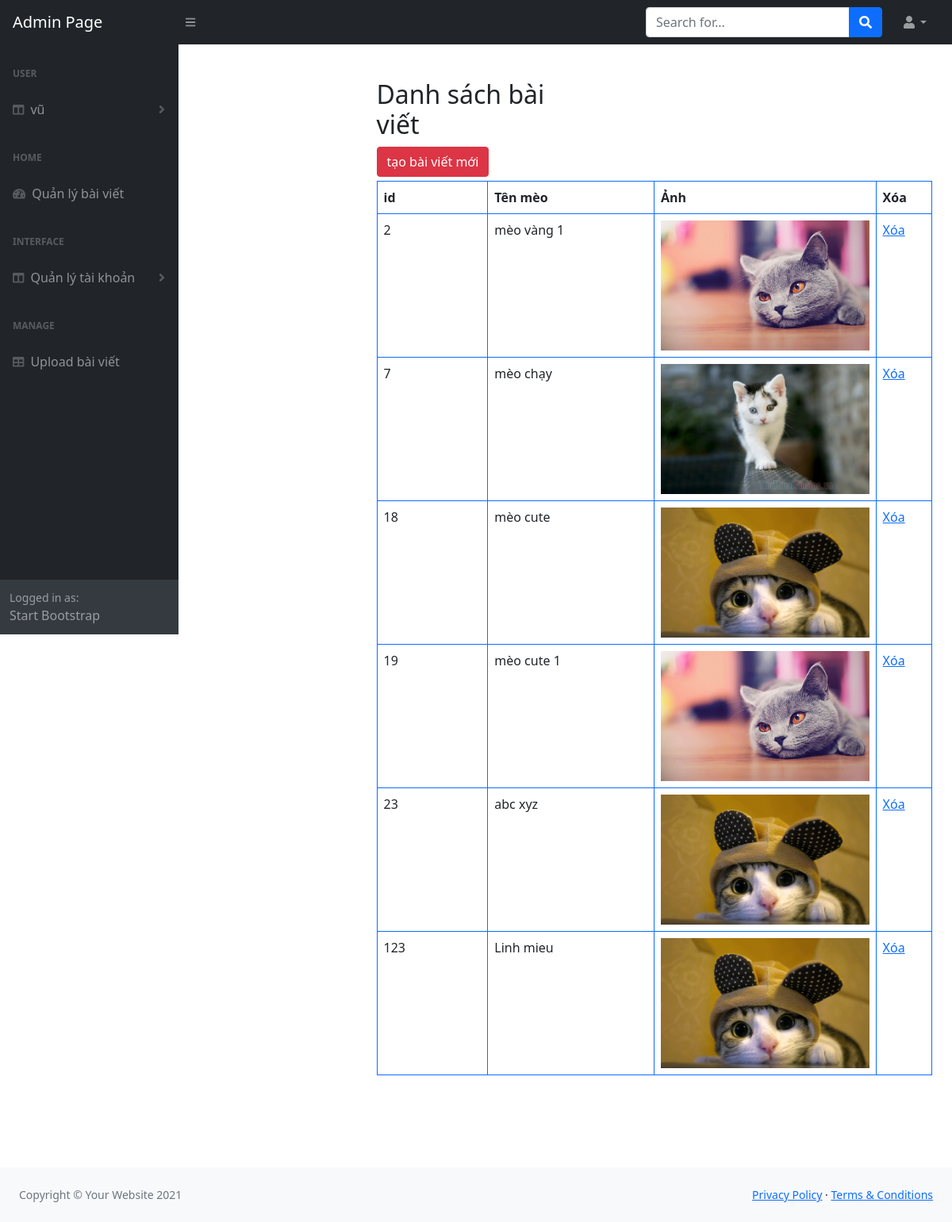
The app's page /PHP/pagead/list_content.php (signed in) with its own data.
### tables this page shows
CREATE TABLE `content` (
  `mssv` int(11) NOT NULL,
  `hoten` varchar(200) NOT NULL,
  `hinhanh` varchar(200) NOT NULL
);

### PHP/pagead/list_content.php (the view, shortened to what this page needs)
<!DOCTYPE html>
<html lang="en">
    <head>
        <link href="https://cdn.jsdelivr.net/npm/simple-datatables@latest/dist/style.css" rel="stylesheet" />
        <link href="css/styles.css" rel="stylesheet" />
    </head>
    <body class="sb-nav-fixed">
    <?
    include './connect_db.php';
    ?>
    <div id="layoutAuthentication">
            <div id="layoutAuthentication_content">
                <main>
                    <div class="container">
                        <div class="row justify-content-center">
                            <div class="col-lg-5">
                                <div class="" style="padding: 100px">
                                <?php
                                    include './connect_db.php';
                                            ?>
                                    <?
    include './connect_db.php';
    $result = mysqli_query($con, "SELECT * FROM content");
    ?>
     <div id="user-info">
            <h2 class="justify-content-center">Danh sách bài viết</h2>
            <a href="./upload.php" class="btn btn-danger" style="margin-bottom: 5px;">tạo bài viết mới</a>
            <table class="table table-bordered border-primary" style="width:700px;">
                <tr>
                    <th>id</th>
                    <th>Tên mèo</th>
                    <th>Ảnh</th>
                    <th>Xóa</th>
                </tr>
                <?php
                    while ($row = mysqli_fetch_array($result)){
                ?>
                <tr>
                    <td width="20%"><?= $row['mssv'] ?></td>
                    <td width="30%"><?= $row['hoten'] ?></td>
                    <td><img class="img-fluid" src="<?= $row['hinhanh'] ?>"></td>
                    <td width="10%"><a href="delete_ct.php?mssv= <?= $row['mssv'] ?>">Xóa</a></td>
                </tr>
                <?php } ?>
            </table>
        </div>
                                </div>
                            </div>
                        </div>
                    </div>
                </main>
            </div>
            <div id="layoutAuthentication_footer">
                <footer class="py-4 bg-light mt-auto">
                    <div class="container-fluid px-4">
                        <div class="d-flex align-items-center justify-content-between small">
                            <div class="text-muted">Copyright &copy; Your Website 2021</div>
                            <div>
                                <a href="#">Privacy Policy</a>
                                &middot;
                                <a href="#">Terms &amp; Conditions</a>
                            </div>
                        </div>
                    </div>
                </footer>
            </div>
        </div>
        <nav class="sb-topnav navbar navbar-expand navbar-dark bg-dark">
            <a class="navbar-brand ps-3" href="index.php">Admin Page</a>
            <button class="btn btn-link btn-sm order-1 order-lg-0 me-4 me-lg-0" id="sidebarToggle" href="#!"><i class="fas fa-bars"></i></button>
            <form class="d-none d-md-inline-block form-inline ms-auto me-0 me-md-3 my-2 my-md-0">
                <div class="input-group">
                    <input class="form-control" type="text" placeholder="Search for..." aria-label="Search for..." aria-describedby="btnNavbarSearch" />
                    <button class="btn btn-primary" id="btnNavbarSearch" type="button"><i class="fas fa-search"></i></button>
                </div>
            </form>
            <ul class="navbar-nav ms-auto ms-md-0 me-3 me-lg-4">
                <li class="nav-item dropdown">
                    <a class="nav-link dropdown-toggle" id="navbarDropdown" href="#" role="button" data-bs-toggle="dropdown" aria-expanded="false"><i class="fas fa-user fa-fw"></i></a>
                </li>
            </ul>
        </nav>
        <div id="layoutSidenav">
            <div id="layoutSidenav_nav">
                <nav class="sb-sidenav accordion sb-sidenav-dark" id="sidenavAccordion">
                    <div class="sb-sidenav-menu">
                        <div class="nav">
                            <div class="sb-sidenav-menu-heading">User</div>
                            <?php if (empty($_SESSION['current_user'])) { ?>
                            <a class="nav-link collapsed" href="#" data-bs-toggle="collapse" data-bs-target="#collapseLayouts1" aria-expanded="false" aria-controls="collapseLayouts1">
                                <div class="sb-nav-link-icon"><i class="fas fa-columns"></i></div>
                                User
                                <div class="sb-sidenav-collapse-arrow"><i class="fas fa-angle-down"></i></div>
                            </a>
                            <?php } else {
                                $currentUser = $_SESSION['current_user'];
                            ?>
                            <a class="nav-link collapsed" href="#" data-bs-toggle="collapse" data-bs-target="#collapseLayouts1" aria-expanded="false" aria-controls="collapseLayouts1">
                                <div class="sb-nav-link-icon"><i class="fas fa-columns"></i></div>
                                <?= $currentUser['fullname'] ?>
                                <div class="sb-sidenav-collapse-arrow"><i class="fas fa-angle-down"></i></div>
                            </a>
                            <?php } ?>
                            <div class="sb-sidenav-menu-heading">Home</div>
                            <a class="nav-link" href="list_content.php">
                                <div class="sb-nav-link-icon"><i class="fas fa-tachometer-alt"></i></div>
                                Quản lý bài viết
                            </a>
                            <div class="sb-sidenav-menu-heading">Interface</div>
                            <a class="nav-link collapsed" href="#" data-bs-toggle="collapse" data-bs-target="#collapseLayouts" aria-expanded="false" aria-controls="collapseLayouts">
                                <div class="sb-nav-link-icon"><i class="fas fa-columns"></i></div>
                                Quản lý tài khoản
                                <div class="sb-sidenav-collapse-arrow"><i class="fas fa-angle-down"></i></div>
                            </a>
                            <div class="sb-sidenav-menu-heading">Manage</div>
                            <a class="nav-link" href="upload.php">
                                <div class="sb-nav-link-icon"><i class="fas fa-table"></i></div>
                                Upload bài viết
                            </a>
                        </div>
                    </div>
                    <div class="sb-sidenav-footer">
                        <div class="small">Logged in as:</div>
                        Start Bootstrap
                    </div>
                </nav>
            </div>
        </div>
    </body>
</html>

### records on screen
content: mssv "2", hoten "mèo vàng 1", hinhanh (picture)
content: mssv "7", hoten "mèo chạy", hinhanh (picture)
content: mssv "18", hoten "mèo cute", hinhanh (picture)
content: mssv "19", hoten "mèo cute 1", hinhanh (picture)
content: mssv "23", hoten "abc xyz", hinhanh (picture)
content: mssv "123", hoten "Linh mieu", hinhanh (picture)

### other values on screen
$currentUser['fullname'] "vũ"
